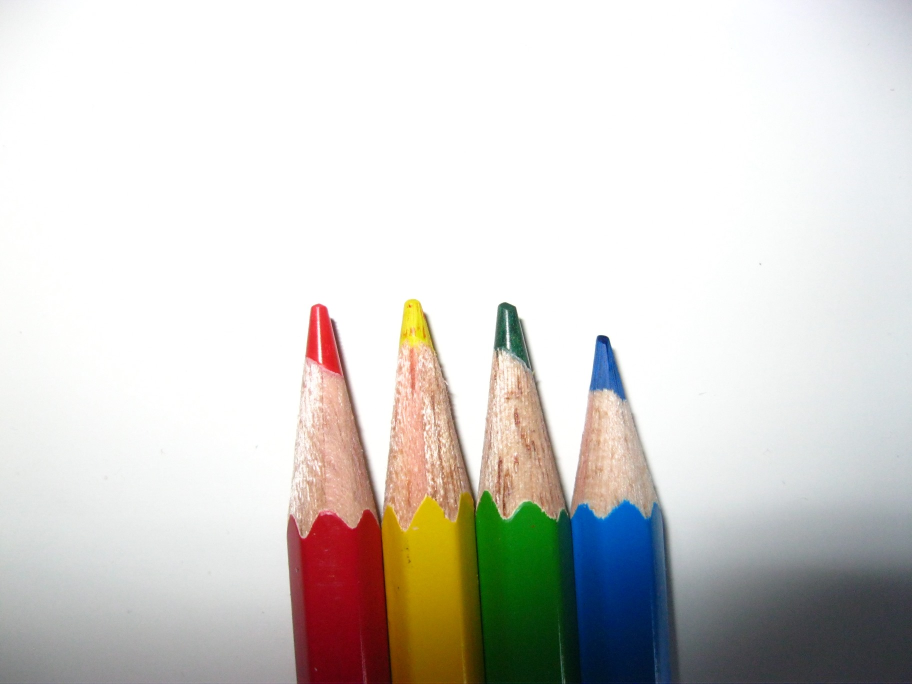
#> input picture selcolour/1.JPG, 1824 x 1368 px (shown at 1/2 size)
$ python asciiart.py ../selcolour/1.JPG ../selcolour/2.JPG 5
#> lines starting #> are read from the running program, lines starting #| are printed output that depends on the picture
#!/usr/bin/python

import Image
import sys

new = ['@', '#', 'A', '%', 'S', '<', '*', '+', ':', '.', ' ', ' ']
new2 = ['@', '*', '!', '-', ' ', ' ', ' ', ' ']
new3 = ['#', '#', '#', '#', '#', '#', ' ', ' ', ' ', ' ', ' ', ' ']
greyscale = new
div = 256 // (len(greyscale) - 1)

img = Image.open(sys.argv[1]).convert('L')
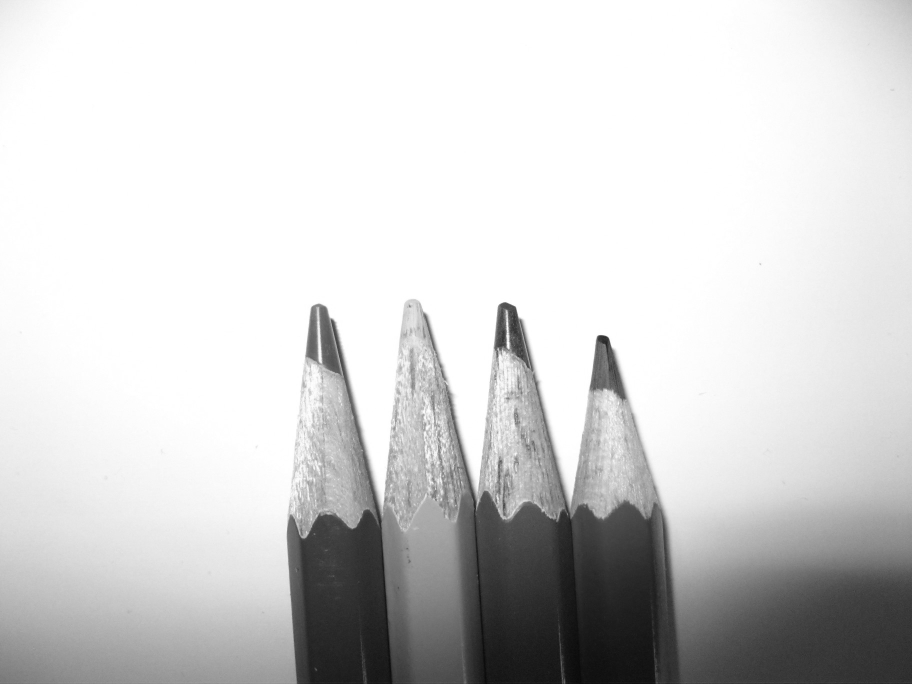
#> img: PIL image 1824x1368 L (shown at 1/2 size); min 8, max 255, mean 210.9
if len(sys.argv) == 3:
    h = img.size[1]
else:
    h = int(sys.argv[3])
w = int(h * img.size[0] * 2.05 / img.size[1])
#> w = 13
img = img.resize((w, h), Image.BICUBIC)

with open(sys.argv[2], 'w') as imgfile:
    for y in xrange(h):
        for x in xrange(w):
            lum = img.getpixel((x, y)) // div
            imgfile.write(greyscale[lum])
        imgfile.write('\n')

$ run again, on selcolour/3.JPG
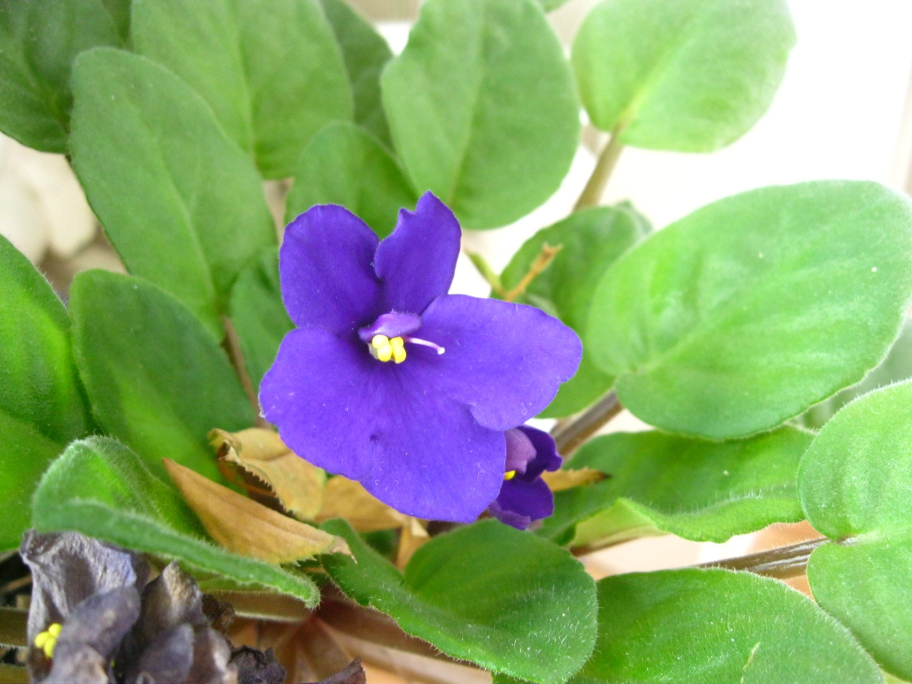
#> input picture selcolour/3.JPG, 1824 x 1368 px (shown at 1/2 size)
#> `img = Image.open(sys.argv[1]).convert('L')`:
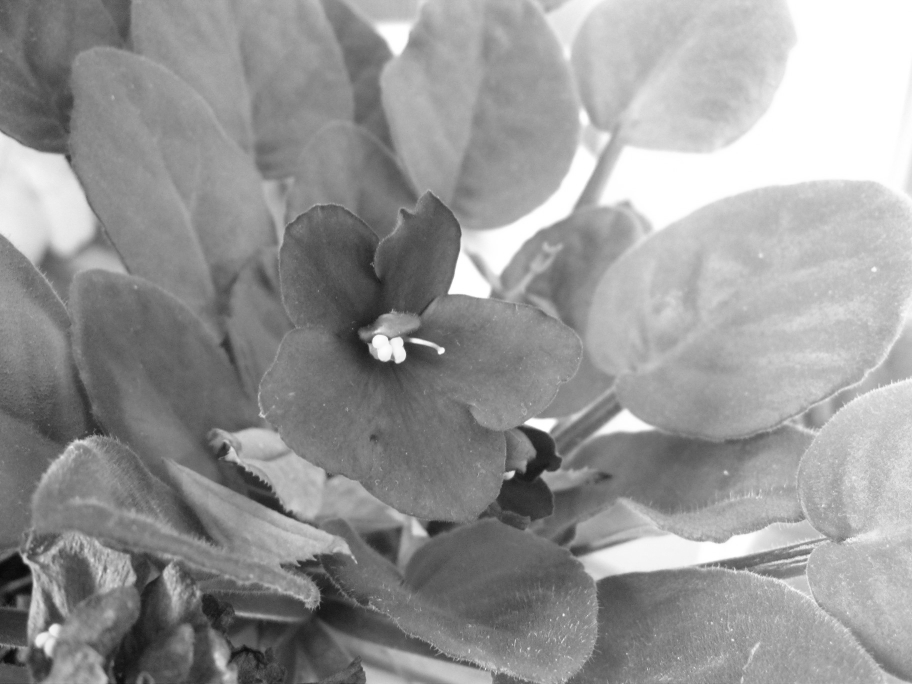
#> img: PIL image 1824x1368 L (shown at 1/2 size); min 6, max 255, mean 150.4

$ run again, on selcolour/4.JPG
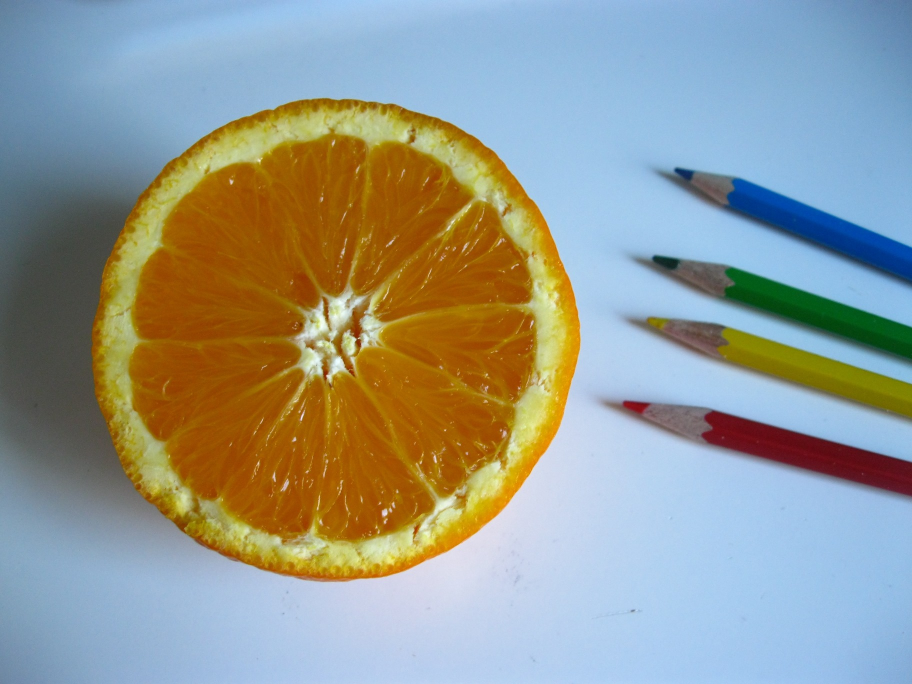
#> input picture selcolour/4.JPG, 1824 x 1368 px (shown at 1/2 size)
#> `img = Image.open(sys.argv[1]).convert('L')`:
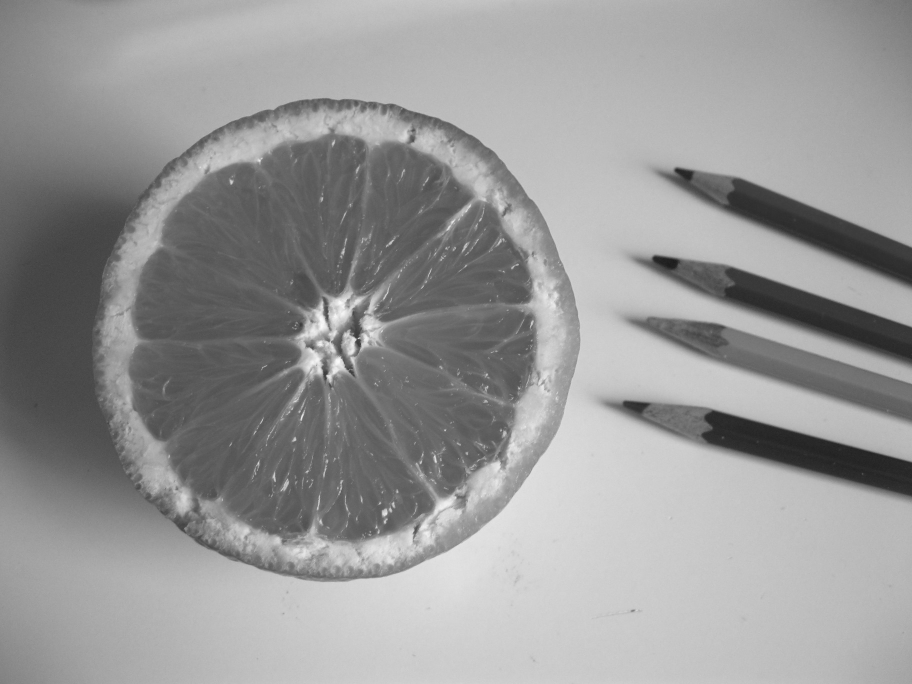
#> img: PIL image 1824x1368 L (shown at 1/2 size); min 25, max 251, mean 151.7
